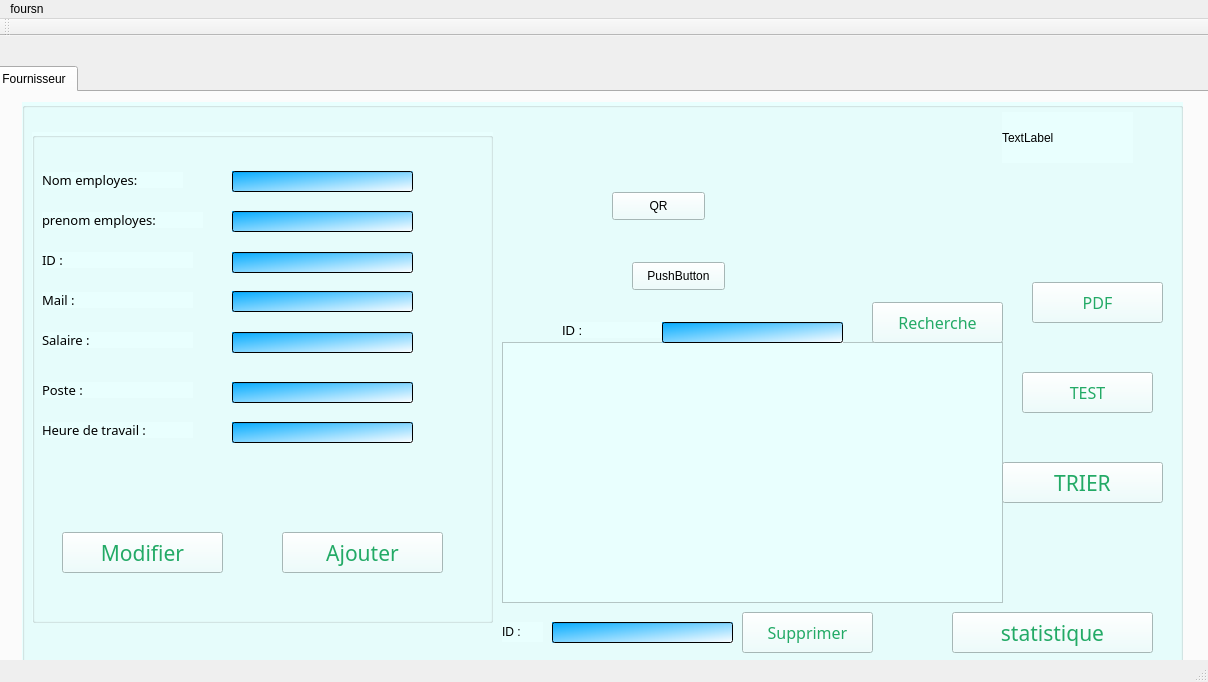
<?xml version="1.0" encoding="UTF-8"?>
<ui version="4.0">
 <class>MainWindow</class>
 <widget class="QMainWindow" name="MainWindow">
  <property name="geometry">
   <rect>
    <x>0</x>
    <y>0</y>
    <width>1208</width>
    <height>682</height>
   </rect>
  </property>
  <property name="windowTitle">
   <string>Gestion des Sponsors</string>
  </property>
  <widget class="QWidget" name="centralWidget">
   <widget class="QTabWidget" name="tabSponsor">
    <property name="geometry">
     <rect>
      <x>-10</x>
      <y>30</y>
      <width>1231</width>
      <height>611</height>
     </rect>
    </property>
    <property name="styleSheet">
     <string notr="true"/>
    </property>
    <property name="currentIndex">
     <number>0</number>
    </property>
    <widget class="QWidget" name="tab">
     <attribute name="title">
      <string>Fournisseur</string>
     </attribute>
     <widget class="QGroupBox" name="groupBox_3">
      <property name="geometry">
       <rect>
        <x>30</x>
        <y>10</y>
        <width>1161</width>
        <height>571</height>
       </rect>
      </property>
      <property name="styleSheet">
       <string notr="true">background-color: rgb(255, 255, 238);
background-color: rgb(233, 255, 254);</string>
      </property>
      <property name="title">
       <string/>
      </property>
      <widget class="QTableView" name="tab_employes">
       <property name="geometry">
        <rect>
         <x>480</x>
         <y>240</y>
         <width>501</width>
         <height>261</height>
        </rect>
       </property>
       <property name="styleSheet">
        <string notr="true"/>
       </property>
      </widget>
      <widget class="QGroupBox" name="groupBox">
       <property name="geometry">
        <rect>
         <x>10</x>
         <y>30</y>
         <width>461</width>
         <height>491</height>
        </rect>
       </property>
       <property name="styleSheet">
        <string notr="true"/>
       </property>
       <property name="title">
        <string/>
       </property>
       <widget class="QLabel" name="label_ID">
        <property name="geometry">
         <rect>
          <x>10</x>
          <y>40</y>
          <width>141</width>
          <height>16</height>
         </rect>
        </property>
        <property name="font">
         <font>
          <family>OCR A Extended</family>
          <pointsize>10</pointsize>
         </font>
        </property>
        <property name="text">
         <string>Nom employes:</string>
        </property>
       </widget>
       <widget class="QLabel" name="label_Nom">
        <property name="geometry">
         <rect>
          <x>10</x>
          <y>80</y>
          <width>161</width>
          <height>16</height>
         </rect>
        </property>
        <property name="font">
         <font>
          <family>OCR A Extended</family>
          <pointsize>10</pointsize>
         </font>
        </property>
        <property name="text">
         <string>prenom employes:</string>
        </property>
       </widget>
       <widget class="QLabel" name="label_Adr">
        <property name="geometry">
         <rect>
          <x>10</x>
          <y>120</y>
          <width>151</width>
          <height>16</height>
         </rect>
        </property>
        <property name="font">
         <font>
          <family>OCR A Extended</family>
          <pointsize>10</pointsize>
         </font>
        </property>
        <property name="text">
         <string>ID :</string>
        </property>
       </widget>
       <widget class="QLineEdit" name="lineEdit_nomE">
        <property name="geometry">
         <rect>
          <x>200</x>
          <y>39</y>
          <width>181</width>
          <height>21</height>
         </rect>
        </property>
        <property name="styleSheet">
         <string notr="true">border-color: qconicalgradient(cx:0.5, cy:0.5, angle:0, stop:0 rgba(35, 40, 3, 255), stop:0.16 rgba(136, 106, 22, 255), stop:0.225 rgba(166, 140, 41, 255), stop:0.285 rgba(204, 181, 74, 255), stop:0.345 rgba(235, 219, 102, 255), stop:0.415 rgba(245, 236, 112, 255), stop:0.52 rgba(209, 190, 76, 255), stop:0.57 rgba(187, 156, 51, 255), stop:0.635 rgba(168, 142, 42, 255), stop:0.695 rgba(202, 174, 68, 255), stop:0.75 rgba(218, 202, 86, 255), stop:0.815 rgba(208, 187, 73, 255), stop:0.88 rgba(187, 156, 51, 255), stop:0.935 rgba(137, 108, 26, 255), stop:1 rgba(35, 40, 3, 255));
background-color: qlineargradient(spread:pad, x1:0, y1:0, x2:1, y2:1, stop:0 rgba(0, 170, 255, 255), stop:1 rgba(255, 255, 255, 255));</string>
        </property>
       </widget>
       <widget class="QLineEdit" name="lineEdit_PrenomE">
        <property name="geometry">
         <rect>
          <x>200</x>
          <y>79</y>
          <width>181</width>
          <height>21</height>
         </rect>
        </property>
        <property name="styleSheet">
         <string notr="true">background-color: rgb(255, 255, 207);
background-color: qlineargradient(spread:pad, x1:0, y1:0, x2:1, y2:1, stop:0 rgba(0, 170, 255, 255), stop:1 rgba(255, 255, 255, 255));</string>
        </property>
        <property name="inputMethodHints">
         <set>Qt::ImhNone</set>
        </property>
       </widget>
       <widget class="QPushButton" name="pb_ajouter">
        <property name="geometry">
         <rect>
          <x>250</x>
          <y>400</y>
          <width>161</width>
          <height>41</height>
         </rect>
        </property>
        <property name="font">
         <font>
          <family>OCR A Extended</family>
          <pointsize>16</pointsize>
         </font>
        </property>
        <property name="autoFillBackground">
         <bool>false</bool>
        </property>
        <property name="styleSheet">
         <string notr="true">
color: rgb(35, 170, 102);
</string>
        </property>
        <property name="text">
         <string>Ajouter</string>
        </property>
       </widget>
       <widget class="QLabel" name="label_Adr_2">
        <property name="geometry">
         <rect>
          <x>10</x>
          <y>160</y>
          <width>151</width>
          <height>16</height>
         </rect>
        </property>
        <property name="font">
         <font>
          <family>OCR A Extended</family>
          <pointsize>10</pointsize>
         </font>
        </property>
        <property name="text">
         <string>Mail :</string>
        </property>
       </widget>
       <widget class="QLineEdit" name="lineEdit_mail">
        <property name="geometry">
         <rect>
          <x>200</x>
          <y>159</y>
          <width>181</width>
          <height>21</height>
         </rect>
        </property>
        <property name="styleSheet">
         <string notr="true">background-color: qlineargradient(spread:pad, x1:0, y1:0, x2:1, y2:1, stop:0 rgba(0, 170, 255, 255), stop:1 rgba(255, 255, 255, 255));</string>
        </property>
       </widget>
       <widget class="QPushButton" name="pb_modifier">
        <property name="geometry">
         <rect>
          <x>30</x>
          <y>400</y>
          <width>161</width>
          <height>41</height>
         </rect>
        </property>
        <property name="font">
         <font>
          <family>OCR A Extended</family>
          <pointsize>16</pointsize>
         </font>
        </property>
        <property name="autoFillBackground">
         <bool>false</bool>
        </property>
        <property name="styleSheet">
         <string notr="true">
color: rgb(35, 170, 102);
</string>
        </property>
        <property name="text">
         <string>Modifier</string>
        </property>
       </widget>
       <widget class="QPushButton" name="pushButton_2">
        <property name="geometry">
         <rect>
          <x>520</x>
          <y>210</y>
          <width>181</width>
          <height>31</height>
         </rect>
        </property>
        <property name="text">
         <string>Séléctionnez une image</string>
        </property>
       </widget>
       <widget class="QLabel" name="label_img_2">
        <property name="geometry">
         <rect>
          <x>540</x>
          <y>250</y>
          <width>161</width>
          <height>161</height>
         </rect>
        </property>
        <property name="styleSheet">
         <string notr="true">capacity:10%;</string>
        </property>
        <property name="text">
         <string/>
        </property>
       </widget>
       <widget class="QLineEdit" name="lineEdit_salaire">
        <property name="geometry">
         <rect>
          <x>200</x>
          <y>200</y>
          <width>181</width>
          <height>21</height>
         </rect>
        </property>
        <property name="styleSheet">
         <string notr="true">background-color: qlineargradient(spread:pad, x1:0, y1:0, x2:1, y2:1, stop:0 rgba(0, 170, 255, 255), stop:1 rgba(255, 255, 255, 255));</string>
        </property>
       </widget>
       <widget class="QLabel" name="label_Adr_3">
        <property name="geometry">
         <rect>
          <x>10</x>
          <y>200</y>
          <width>151</width>
          <height>16</height>
         </rect>
        </property>
        <property name="font">
         <font>
          <family>OCR A Extended</family>
          <pointsize>10</pointsize>
         </font>
        </property>
        <property name="text">
         <string>Salaire :</string>
        </property>
       </widget>
       <widget class="QLabel" name="label_Adr_4">
        <property name="geometry">
         <rect>
          <x>10</x>
          <y>290</y>
          <width>151</width>
          <height>16</height>
         </rect>
        </property>
        <property name="font">
         <font>
          <family>OCR A Extended</family>
          <pointsize>10</pointsize>
         </font>
        </property>
        <property name="text">
         <string>Heure de travail : </string>
        </property>
       </widget>
       <widget class="QLabel" name="label_Adr_5">
        <property name="geometry">
         <rect>
          <x>10</x>
          <y>250</y>
          <width>151</width>
          <height>16</height>
         </rect>
        </property>
        <property name="font">
         <font>
          <family>OCR A Extended</family>
          <pointsize>10</pointsize>
         </font>
        </property>
        <property name="text">
         <string>Poste :</string>
        </property>
       </widget>
       <widget class="QLineEdit" name="lineEdit_poste">
        <property name="geometry">
         <rect>
          <x>200</x>
          <y>250</y>
          <width>181</width>
          <height>21</height>
         </rect>
        </property>
        <property name="styleSheet">
         <string notr="true">background-color: qlineargradient(spread:pad, x1:0, y1:0, x2:1, y2:1, stop:0 rgba(0, 170, 255, 255), stop:1 rgba(255, 255, 255, 255));</string>
        </property>
       </widget>
       <widget class="QLineEdit" name="lineEdit_HDT">
        <property name="geometry">
         <rect>
          <x>200</x>
          <y>290</y>
          <width>181</width>
          <height>21</height>
         </rect>
        </property>
        <property name="styleSheet">
         <string notr="true">background-color: qlineargradient(spread:pad, x1:0, y1:0, x2:1, y2:1, stop:0 rgba(0, 170, 255, 255), stop:1 rgba(255, 255, 255, 255));</string>
        </property>
       </widget>
       <widget class="QLineEdit" name="lineEdit_ID">
        <property name="geometry">
         <rect>
          <x>200</x>
          <y>120</y>
          <width>181</width>
          <height>21</height>
         </rect>
        </property>
        <property name="styleSheet">
         <string notr="true">background-color: rgb(255, 255, 207);
background-color: qlineargradient(spread:pad, x1:0, y1:0, x2:1, y2:1, stop:0 rgba(0, 170, 255, 255), stop:1 rgba(255, 255, 255, 255));</string>
        </property>
        <property name="inputMethodHints">
         <set>Qt::ImhNone</set>
        </property>
       </widget>
      </widget>
      <widget class="QLineEdit" name="lineEdit_id_sup">
       <property name="geometry">
        <rect>
         <x>530</x>
         <y>520</y>
         <width>181</width>
         <height>21</height>
        </rect>
       </property>
       <property name="styleSheet">
        <string notr="true">background-color: qlineargradient(spread:pad, x1:0, y1:0, x2:1, y2:1, stop:0 rgba(0, 170, 255, 255), stop:1 rgba(255, 255, 255, 255));</string>
       </property>
       <property name="text">
        <string/>
       </property>
      </widget>
      <widget class="QPushButton" name="pb_supp">
       <property name="geometry">
        <rect>
         <x>720</x>
         <y>510</y>
         <width>131</width>
         <height>41</height>
        </rect>
       </property>
       <property name="font">
        <font>
         <family>OCR A Extended</family>
         <pointsize>12</pointsize>
        </font>
       </property>
       <property name="styleSheet">
        <string notr="true">color: rgb(35, 170, 102);</string>
       </property>
       <property name="text">
        <string>Supprimer</string>
       </property>
      </widget>
      <widget class="QLabel" name="label">
       <property name="geometry">
        <rect>
         <x>480</x>
         <y>520</y>
         <width>41</width>
         <height>20</height>
        </rect>
       </property>
       <property name="font">
        <font>
         <pointsize>9</pointsize>
        </font>
       </property>
       <property name="text">
        <string>ID :</string>
       </property>
      </widget>
      <widget class="QLabel" name="label_recherche">
       <property name="geometry">
        <rect>
         <x>540</x>
         <y>220</y>
         <width>131</width>
         <height>16</height>
        </rect>
       </property>
       <property name="font">
        <font>
         <family>MS Shell Dlg 2</family>
         <pointsize>10</pointsize>
        </font>
       </property>
       <property name="text">
        <string>ID :</string>
       </property>
      </widget>
      <widget class="QLineEdit" name="lineEdit_recherche">
       <property name="geometry">
        <rect>
         <x>640</x>
         <y>220</y>
         <width>181</width>
         <height>21</height>
        </rect>
       </property>
       <property name="styleSheet">
        <string notr="true">border-color: qconicalgradient(cx:0.5, cy:0.5, angle:0, stop:0 rgba(35, 40, 3, 255), stop:0.16 rgba(136, 106, 22, 255), stop:0.225 rgba(166, 140, 41, 255), stop:0.285 rgba(204, 181, 74, 255), stop:0.345 rgba(235, 219, 102, 255), stop:0.415 rgba(245, 236, 112, 255), stop:0.52 rgba(209, 190, 76, 255), stop:0.57 rgba(187, 156, 51, 255), stop:0.635 rgba(168, 142, 42, 255), stop:0.695 rgba(202, 174, 68, 255), stop:0.75 rgba(218, 202, 86, 255), stop:0.815 rgba(208, 187, 73, 255), stop:0.88 rgba(187, 156, 51, 255), stop:0.935 rgba(137, 108, 26, 255), stop:1 rgba(35, 40, 3, 255));
background-color: qlineargradient(spread:pad, x1:0, y1:0, x2:1, y2:1, stop:0 rgba(0, 170, 255, 255), stop:1 rgba(255, 255, 255, 255));</string>
       </property>
      </widget>
      <widget class="QPushButton" name="pb_recherche">
       <property name="geometry">
        <rect>
         <x>850</x>
         <y>200</y>
         <width>131</width>
         <height>41</height>
        </rect>
       </property>
       <property name="font">
        <font>
         <family>OCR A Extended</family>
         <pointsize>12</pointsize>
        </font>
       </property>
       <property name="styleSheet">
        <string notr="true">color: rgb(216, 191, 0);
color: rgb(35, 170, 102);</string>
       </property>
       <property name="text">
        <string>Recherche</string>
       </property>
      </widget>
      <widget class="QLabel" name="countdown">
       <property name="geometry">
        <rect>
         <x>980</x>
         <y>10</y>
         <width>131</width>
         <height>51</height>
        </rect>
       </property>
       <property name="text">
        <string>TextLabel</string>
       </property>
      </widget>
      <widget class="QPushButton" name="pb_trier">
       <property name="geometry">
        <rect>
         <x>980</x>
         <y>360</y>
         <width>161</width>
         <height>41</height>
        </rect>
       </property>
       <property name="font">
        <font>
         <family>OCR A Extended</family>
         <pointsize>16</pointsize>
        </font>
       </property>
       <property name="autoFillBackground">
        <bool>false</bool>
       </property>
       <property name="styleSheet">
        <string notr="true">
color: rgb(35, 170, 102);
</string>
       </property>
       <property name="text">
        <string>TRIER</string>
       </property>
      </widget>
      <widget class="QPushButton" name="pb_pdf">
       <property name="geometry">
        <rect>
         <x>1010</x>
         <y>180</y>
         <width>131</width>
         <height>41</height>
        </rect>
       </property>
       <property name="font">
        <font>
         <family>OCR A Extended</family>
         <pointsize>12</pointsize>
        </font>
       </property>
       <property name="styleSheet">
        <string notr="true">color: rgb(216, 191, 0);
color: rgb(35, 170, 102);</string>
       </property>
       <property name="text">
        <string>PDF</string>
       </property>
      </widget>
      <widget class="QPushButton" name="pb_showStatsButton">
       <property name="geometry">
        <rect>
         <x>930</x>
         <y>510</y>
         <width>201</width>
         <height>41</height>
        </rect>
       </property>
       <property name="font">
        <font>
         <family>OCR A Extended</family>
         <pointsize>16</pointsize>
        </font>
       </property>
       <property name="autoFillBackground">
        <bool>false</bool>
       </property>
       <property name="styleSheet">
        <string notr="true">
color: rgb(35, 170, 102);
</string>
       </property>
       <property name="text">
        <string>statistique</string>
       </property>
      </widget>
      <widget class="QPushButton" name="pb_qr">
       <property name="geometry">
        <rect>
         <x>590</x>
         <y>90</y>
         <width>93</width>
         <height>28</height>
        </rect>
       </property>
       <property name="text">
        <string>QR</string>
       </property>
      </widget>
      <widget class="QPushButton" name="Ard_button">
       <property name="geometry">
        <rect>
         <x>1000</x>
         <y>270</y>
         <width>131</width>
         <height>41</height>
        </rect>
       </property>
       <property name="font">
        <font>
         <family>OCR A Extended</family>
         <pointsize>12</pointsize>
        </font>
       </property>
       <property name="styleSheet">
        <string notr="true">color: rgb(216, 191, 0);
color: rgb(35, 170, 102);</string>
       </property>
       <property name="text">
        <string>TEST</string>
       </property>
      </widget>
      <widget class="QPushButton" name="pushButton">
       <property name="geometry">
        <rect>
         <x>610</x>
         <y>160</y>
         <width>93</width>
         <height>28</height>
        </rect>
       </property>
       <property name="text">
        <string>PushButton</string>
       </property>
      </widget>
     </widget>
    </widget>
   </widget>
  </widget>
  <widget class="QMenuBar" name="menuBar">
   <property name="geometry">
    <rect>
     <x>0</x>
     <y>0</y>
     <width>1208</width>
     <height>26</height>
    </rect>
   </property>
   <widget class="QMenu" name="menuSponsor">
    <property name="title">
     <string>foursn</string>
    </property>
    <addaction name="separator"/>
    <addaction name="actionNew"/>
    <addaction name="actionGen_rer_PDF"/>
    <addaction name="actionStatistiques"/>
    <addaction name="actionExit"/>
   </widget>
   <addaction name="menuSponsor"/>
  </widget>
  <widget class="QToolBar" name="mainToolBar">
   <attribute name="toolBarArea">
    <enum>TopToolBarArea</enum>
   </attribute>
   <attribute name="toolBarBreak">
    <bool>false</bool>
   </attribute>
  </widget>
  <widget class="QStatusBar" name="statusBar"/>
  <action name="actionNew">
   <property name="icon">
    <iconset>
     <normaloff>../../design/new icon.png</normaloff>../../design/new icon.png</iconset>
   </property>
   <property name="text">
    <string>New</string>
   </property>
  </action>
  <action name="actionExit">
   <property name="icon">
    <iconset>
     <normaloff>../../design/close-icon.png</normaloff>../../design/close-icon.png</iconset>
   </property>
   <property name="text">
    <string>Exit</string>
   </property>
  </action>
  <action name="actionGen_rer_PDF">
   <property name="icon">
    <iconset>
     <normaloff>../../design/pdf_icon.png</normaloff>../../design/pdf_icon.png</iconset>
   </property>
   <property name="text">
    <string>Genérer PDF</string>
   </property>
  </action>
  <action name="actionStatistiques">
   <property name="icon">
    <iconset>
     <normaloff>../../design/stats.png</normaloff>../../design/stats.png</iconset>
   </property>
   <property name="text">
    <string>Statistiques</string>
   </property>
  </action>
 </widget>
 <layoutdefault spacing="6" margin="11"/>
 <resources/>
 <connections/>
</ui>
